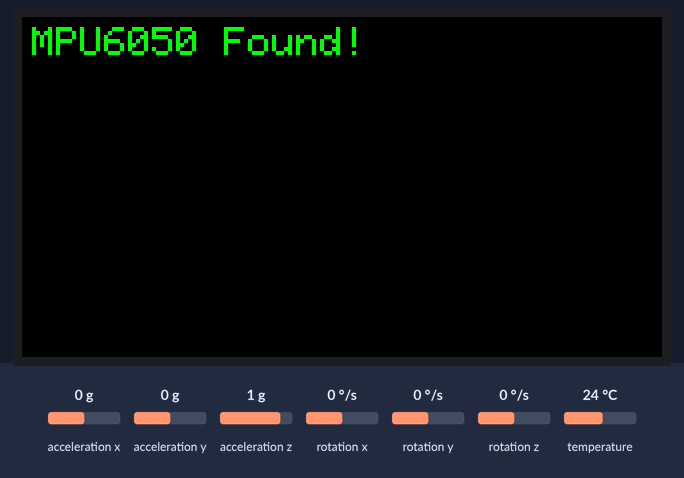
Simulated run of this sketch. Board: ESP32. On the bench: 320×170 colour display. The test bench sets the inputs (shaded band); at power-on: acceleration x 0 g, acceleration y 0 g, acceleration z 1 g, rotation x 0 °/s, rotation y 0 °/s, rotation z 0 °/s, temperature 24 °C. What the sketch prints to the serial monitor is not drawn.

Above: at 0.8 s.
At 1.9 s:
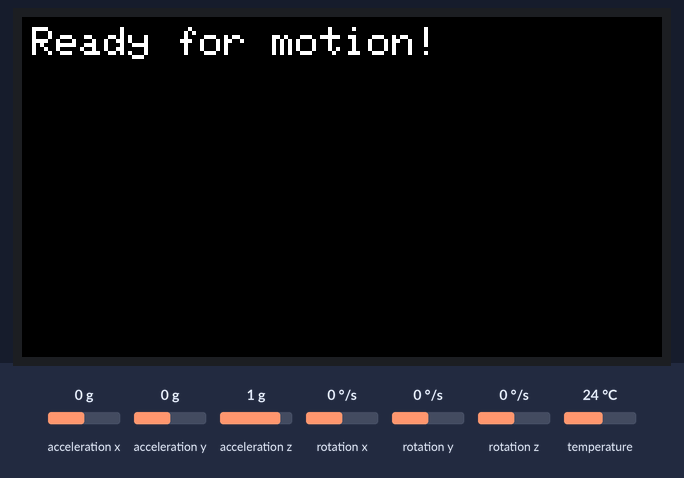
At 3.0 s:
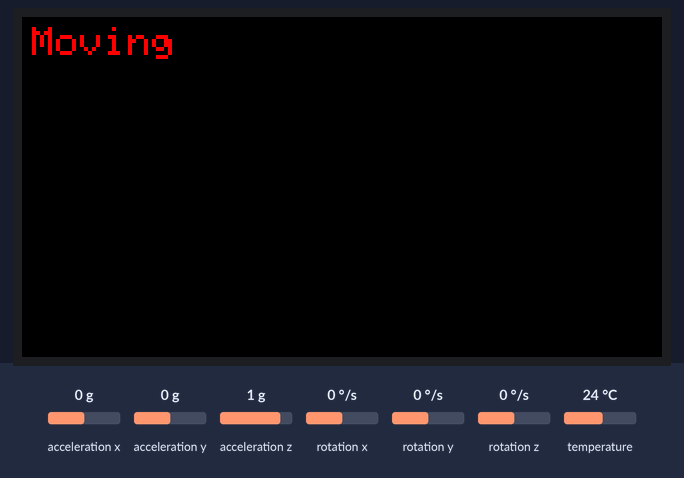

The sketch:

motion_nonAI_tft.ino
```cpp
#include <Adafruit_MPU6050.h>
#include <Adafruit_Sensor.h>
#include <Wire.h>
#include <Adafruit_ST7789.h>
#include <SPI.h>


#define TFT_CS    33  // TFT Chip Select pin: Tells the screen when we're sending it data.
#define TFT_DC    25  // TFT Data/Command pin: Tells the screen if we're sending a command or actual data to display.
#define TFT_RST   26  // TFT Reset pin: Can be used to reset the screen if something goes wrong.

// --- Color Definitions (Standard 16-bit RGB565) ---
#define BLACK   0x0000
#define WHITE   0xFFFF
#define GREEN   0x07E0
#define RED     0xF800

Adafruit_ST7789 tft = Adafruit_ST7789(TFT_CS, TFT_DC, TFT_RST); // This is our screen object.
Adafruit_MPU6050 mpu;

void setup(void) {
  Serial.begin(115200);
  while (!Serial)
    delay(10);

  // Initialize TFT
  tft.init(170, 320);
  Serial.println("TFT initialized");
  tft.setRotation(3);
  tft.fillScreen(BLACK);
  delay(500);

  Serial.println("Adafruit MPU6050 test!");

  // Try to initialize MPU6050!
  if (!mpu.begin()) {
    Serial.println("Failed to find MPU6050 chip");
    tft.setTextSize(2);
    tft.setTextColor(RED);
    tft.setCursor(5, 5);
    tft.println("MPU6050 Init Failed!");
    // No tft.update() needed for Adafruit_ST7789, it draws directly.
    while (1) { // Halt if MPU fails to initialize
      delay(10);
    }
  }
  Serial.println("MPU6050 Found!");
  tft.fillScreen(BLACK);
  tft.setTextSize(2);
  tft.setTextColor(GREEN);
  tft.setCursor(5, 5);
  tft.println("MPU6050 Found!");
  delay(1000);

  // Set up motion detection
  mpu.setHighPassFilter(MPU6050_HIGHPASS_0_63_HZ);
  mpu.setMotionDetectionThreshold(1);
  mpu.setMotionDetectionDuration(20);
  mpu.setInterruptPinLatch(true);
  mpu.setInterruptPinPolarity(true);
  mpu.setMotionInterrupt(true);

  Serial.println("MPU6050 motion detection enabled.");
  tft.fillScreen(BLACK);
  tft.setTextSize(2);
  tft.setTextColor(WHITE);
  tft.setCursor(5, 5);
  tft.println("Ready for motion!");
  delay(1000);

  // Initial display when still
  tft.fillScreen(BLACK);
  tft.setTextSize(2);
  tft.setTextColor(WHITE);
  tft.setCursor(5, 5);
  tft.print("Still");
  Serial.println("Initial state: Still"); // Print initial state to Serial
}

void loop() {
  sensors_event_t a, g, temp;
  mpu.getEvent(&a, &g, &temp);

 bool motionDetectedThisLoop = mpu.getMotionInterruptStatus();

  static bool wasMoving = false; // Tracks the previous state for display updates

  if (motionDetectedThisLoop) {
    if (!wasMoving) { // Only update if state changed from Still to Moving
      tft.fillScreen(BLACK);
      tft.setTextSize(2);
      tft.setTextColor(RED);
      tft.setCursor(5, 5);
      tft.print("Moving");
      Serial.println("\n--- Motion Detected ---");
      wasMoving = true;
    }

    Serial.print("AccelX:");
    Serial.print(a.acceleration.x, 2);
    Serial.print(", AccelY:");
    Serial.print(a.acceleration.y, 2);
    Serial.print(", AccelZ:");
    Serial.print(a.acceleration.z, 2);
    Serial.print(" | GyroX:");
    Serial.print(g.gyro.x, 2);
    Serial.print(", GyroY:");
    Serial.print(g.gyro.y, 2);
    Serial.print(", GyroZ:");
    Serial.print(g.gyro.z, 2);
    Serial.println("");

  } else { // No motion detected by MPU6050
    if (wasMoving) {
      tft.fillScreen(BLACK);
      tft.setTextSize(2);
      tft.setTextColor(GREEN);
      tft.setCursor(5, 5);
      tft.print("Still");
      Serial.println("\n--- Still ---");
      wasMoving = false;
    }
  }

  delay(1200);
}
```

Measured:
- what the display in image 0 shows lasts 1.0 s, from 0.8 s to 1.8 s
